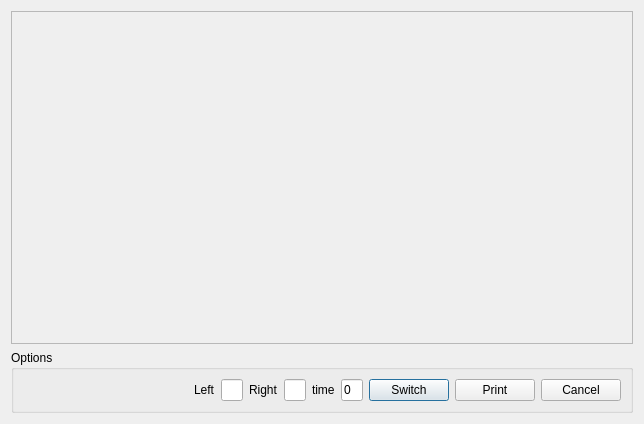
<?xml version="1.0" encoding="UTF-8"?>
<ui version="4.0">
 <class>PhotoDialog2</class>
 <widget class="QDialog" name="PhotoDialog2">
  <property name="geometry">
   <rect>
    <x>0</x>
    <y>0</y>
    <width>644</width>
    <height>424</height>
   </rect>
  </property>
  <property name="windowTitle">
   <string>Dialog</string>
  </property>
  <layout class="QVBoxLayout" name="verticalLayout" stretch="9,1">
   <item>
    <widget class="QScrollArea" name="scrollArea">
     <property name="widgetResizable">
      <bool>true</bool>
     </property>
     <widget class="QWidget" name="scrollAreaWidgetContents">
      <property name="geometry">
       <rect>
        <x>0</x>
        <y>0</y>
        <width>624</width>
        <height>343</height>
       </rect>
      </property>
      <layout class="QHBoxLayout" name="horizontalLayout_4">
       <item>
        <layout class="QHBoxLayout" name="horizontalLayout_3">
         <item alignment="Qt::AlignHCenter|Qt::AlignVCenter">
          <widget class="QLabel" name="labelLeft">
           <property name="text">
            <string/>
           </property>
          </widget>
         </item>
         <item alignment="Qt::AlignHCenter|Qt::AlignVCenter">
          <widget class="QLabel" name="labelRight">
           <property name="text">
            <string/>
           </property>
          </widget>
         </item>
        </layout>
       </item>
      </layout>
     </widget>
    </widget>
   </item>
   <item>
    <widget class="QGroupBox" name="groupBox">
     <property name="title">
      <string>Options</string>
     </property>
     <layout class="QHBoxLayout" name="horizontalLayout" stretch="10,1,1,1,1,1,1,1,1,1">
      <item>
       <spacer name="horizontalSpacer">
        <property name="orientation">
         <enum>Qt::Horizontal</enum>
        </property>
        <property name="sizeHint" stdset="0">
         <size>
          <width>204</width>
          <height>20</height>
         </size>
        </property>
       </spacer>
      </item>
      <item alignment="Qt::AlignHCenter">
       <widget class="QLabel" name="label">
        <property name="text">
         <string>Left</string>
        </property>
       </widget>
      </item>
      <item>
       <widget class="QLineEdit" name="leftEdit"/>
      </item>
      <item alignment="Qt::AlignHCenter">
       <widget class="QLabel" name="label_2">
        <property name="text">
         <string>Right</string>
        </property>
       </widget>
      </item>
      <item>
       <widget class="QLineEdit" name="rightEdit"/>
      </item>
      <item>
       <widget class="QLabel" name="label_3">
        <property name="text">
         <string>time</string>
        </property>
       </widget>
      </item>
      <item>
       <widget class="QLineEdit" name="timeEdit">
        <property name="text">
         <string>0</string>
        </property>
       </widget>
      </item>
      <item>
       <widget class="QPushButton" name="pushButton">
        <property name="text">
         <string>Switch</string>
        </property>
       </widget>
      </item>
      <item>
       <widget class="QPushButton" name="printBut">
        <property name="text">
         <string>Print</string>
        </property>
       </widget>
      </item>
      <item>
       <widget class="QPushButton" name="cancelBut">
        <property name="text">
         <string>Cancel</string>
        </property>
       </widget>
      </item>
     </layout>
    </widget>
   </item>
  </layout>
 </widget>
 <resources/>
 <connections/>
</ui>
